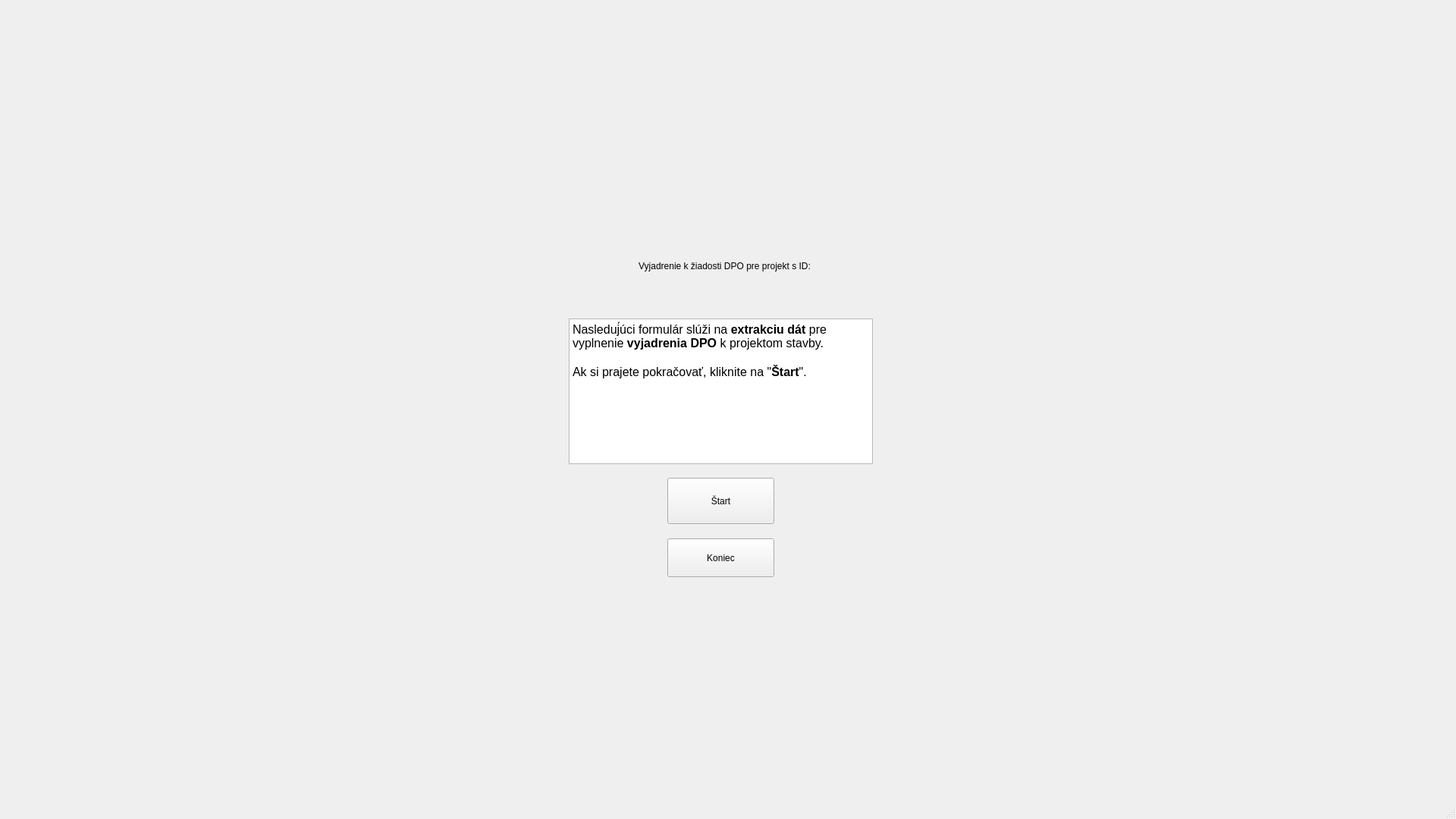
<?xml version="1.0" encoding="UTF-8"?>
<ui version="4.0">
 <class>MainWindow</class>
 <widget class="QMainWindow" name="MainWindow">
  <property name="geometry">
   <rect>
    <x>0</x>
    <y>0</y>
    <width>1920</width>
    <height>1080</height>
   </rect>
  </property>
  <property name="windowTitle">
   <string>Formulár DPO</string>
  </property>
  <property name="locale">
   <locale language="Slovak" country="Slovakia"/>
  </property>
  <widget class="QWidget" name="centralwidget">
   <widget class="QWidget" name="widget" native="true">
    <property name="geometry">
     <rect>
      <x>660</x>
      <y>240</y>
      <width>600</width>
      <height>600</height>
     </rect>
    </property>
    <widget class="QPushButton" name="start">
     <property name="geometry">
      <rect>
       <x>220</x>
       <y>390</y>
       <width>141</width>
       <height>61</height>
      </rect>
     </property>
     <property name="text">
      <string>Štart</string>
     </property>
    </widget>
    <widget class="QPushButton" name="quit">
     <property name="geometry">
      <rect>
       <x>220</x>
       <y>470</y>
       <width>141</width>
       <height>51</height>
      </rect>
     </property>
     <property name="text">
      <string>Koniec</string>
     </property>
    </widget>
    <widget class="QTextBrowser" name="textBrowser">
     <property name="geometry">
      <rect>
       <x>90</x>
       <y>180</y>
       <width>401</width>
       <height>192</height>
      </rect>
     </property>
     <property name="html">
      <string>&lt;!DOCTYPE HTML PUBLIC &quot;-//W3C//DTD HTML 4.0//EN&quot; &quot;http://www.w3.org/TR/REC-html40/strict.dtd&quot;&gt;
&lt;html&gt;&lt;head&gt;&lt;meta name=&quot;qrichtext&quot; content=&quot;1&quot; /&gt;&lt;style type=&quot;text/css&quot;&gt;
p, li { white-space: pre-wrap; }
&lt;/style&gt;&lt;/head&gt;&lt;body style=&quot; font-family:'DejaVu LGC Sans'; font-size:12pt; font-weight:400; font-style:normal;&quot;&gt;
&lt;p style=&quot; margin-top:0px; margin-bottom:0px; margin-left:0px; margin-right:0px; -qt-block-indent:0; text-indent:0px;&quot;&gt;Nasleduj́úci formulár slúži na &lt;span style=&quot; font-weight:600;&quot;&gt;extrakciu dát&lt;/span&gt; pre vyplnenie &lt;span style=&quot; font-weight:600;&quot;&gt;vyjadrenia DPO&lt;/span&gt; k projektom stavby.&lt;/p&gt;
&lt;p style=&quot;-qt-paragraph-type:empty; margin-top:0px; margin-bottom:0px; margin-left:0px; margin-right:0px; -qt-block-indent:0; text-indent:0px;&quot;&gt;&lt;br /&gt;&lt;/p&gt;
&lt;p style=&quot; margin-top:0px; margin-bottom:0px; margin-left:0px; margin-right:0px; -qt-block-indent:0; text-indent:0px;&quot;&gt;Ak si prajete pokračovať, kliknite na &amp;quot;&lt;span style=&quot; font-weight:600;&quot;&gt;Štart&lt;/span&gt;&amp;quot;.&lt;/p&gt;&lt;/body&gt;&lt;/html&gt;</string>
     </property>
    </widget>
    <widget class="QLabel" name="title">
     <property name="geometry">
      <rect>
       <x>90</x>
       <y>70</y>
       <width>411</width>
       <height>81</height>
      </rect>
     </property>
     <property name="text">
      <string>Vyjadrenie k žiadosti DPO pre projekt s ID:</string>
     </property>
     <property name="alignment">
      <set>Qt::AlignCenter</set>
     </property>
    </widget>
   </widget>
  </widget>
  <widget class="QMenuBar" name="menubar">
   <property name="geometry">
    <rect>
     <x>0</x>
     <y>0</y>
     <width>1920</width>
     <height>24</height>
    </rect>
   </property>
  </widget>
  <widget class="QStatusBar" name="statusbar"/>
 </widget>
 <resources/>
 <connections/>
</ui>
